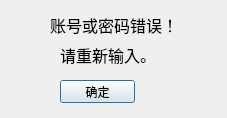
<?xml version="1.0" encoding="UTF-8"?>
<ui version="4.0">
 <class>wrong</class>
 <widget class="QDialog" name="wrong">
  <property name="geometry">
   <rect>
    <x>0</x>
    <y>0</y>
    <width>227</width>
    <height>118</height>
   </rect>
  </property>
  <property name="windowTitle">
   <string>Dialog</string>
  </property>
  <widget class="QLabel" name="label">
   <property name="geometry">
    <rect>
     <x>50</x>
     <y>0</y>
     <width>131</width>
     <height>51</height>
    </rect>
   </property>
   <property name="text">
    <string>&lt;html&gt;&lt;head/&gt;&lt;body&gt;&lt;p&gt;&lt;span style=&quot; font-size:12pt;&quot;&gt;账号或密码错误！&lt;/span&gt;&lt;/p&gt;&lt;/body&gt;&lt;/html&gt;</string>
   </property>
  </widget>
  <widget class="QLabel" name="label_2">
   <property name="geometry">
    <rect>
     <x>60</x>
     <y>40</y>
     <width>101</width>
     <height>31</height>
    </rect>
   </property>
   <property name="text">
    <string>&lt;html&gt;&lt;head/&gt;&lt;body&gt;&lt;p&gt;&lt;span style=&quot; font-size:12pt;&quot;&gt;请重新输入。&lt;/span&gt;&lt;/p&gt;&lt;/body&gt;&lt;/html&gt;</string>
   </property>
  </widget>
  <widget class="QPushButton" name="pushButton">
   <property name="geometry">
    <rect>
     <x>60</x>
     <y>80</y>
     <width>75</width>
     <height>23</height>
    </rect>
   </property>
   <property name="text">
    <string>确定</string>
   </property>
  </widget>
 </widget>
 <resources/>
 <connections>
  <connection>
   <sender>pushButton</sender>
   <signal>clicked()</signal>
   <receiver>wrong</receiver>
   <slot>close()</slot>
   <hints>
    <hint type="sourcelabel">
     <x>112</x>
     <y>93</y>
    </hint>
    <hint type="destinationlabel">
     <x>176</x>
     <y>78</y>
    </hint>
   </hints>
  </connection>
 </connections>
</ui>
